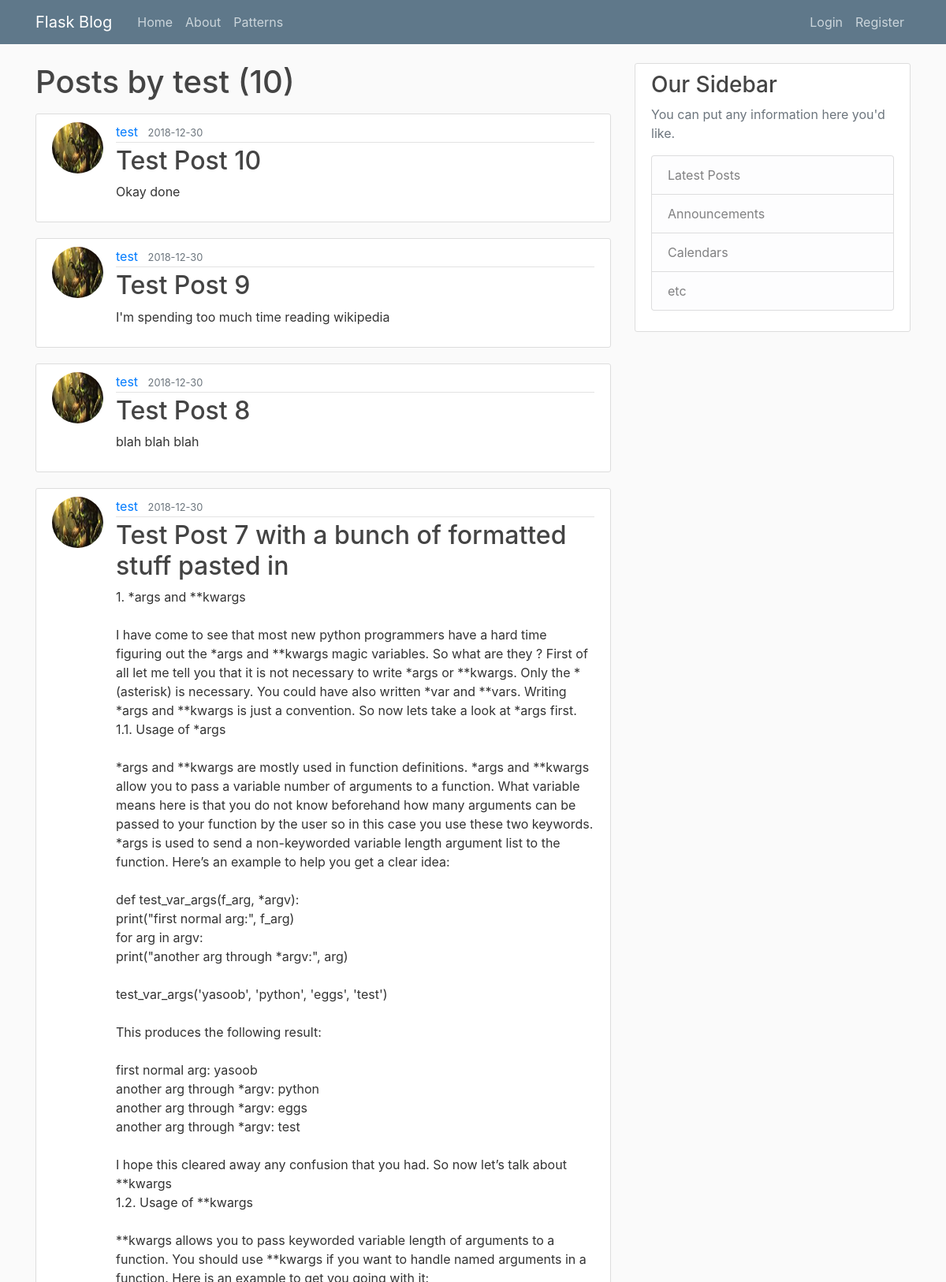
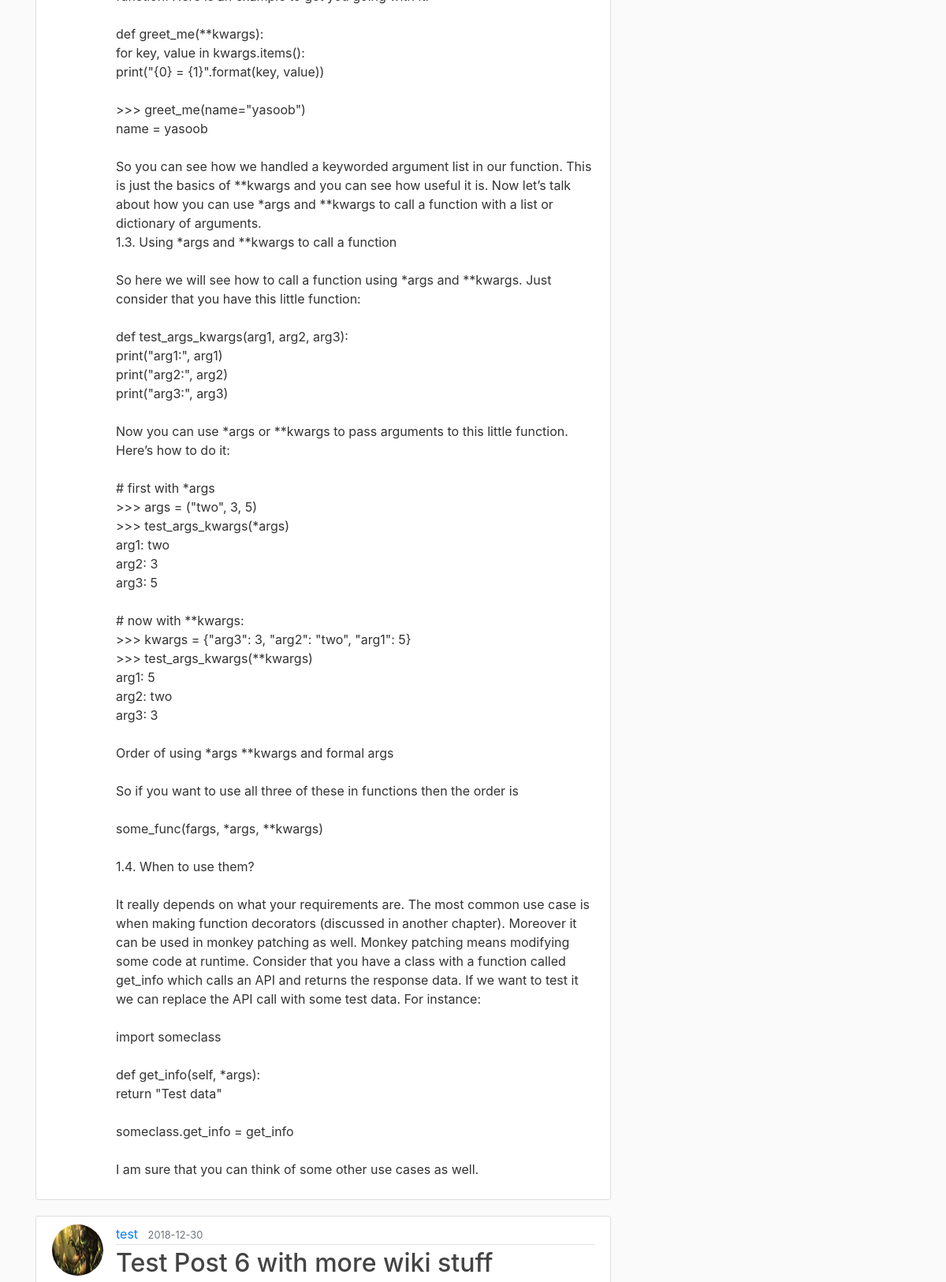
The app's page /user/test (upper part) with its own data (2 pictures, top to bottom).
### flaskblog/models.py (models this page shows, shortened)
class User(db.Model, UserMixin):
    id = db.Column(db.Integer, primary_key=True)
    username = db.Column(db.String(20), unique=True, nullable=False)
    email = db.Column(db.String(120), unique=True, nullable=False)
    image_file = db.Column(db.String(20), nullable=False, default='default.jpg')
    password = db.Column(db.String(60), nullable=False)
    posts = db.relationship('Post', backref='author', lazy=True)
    role = db.Column(db.String(20), default='user')

class Post(db.Model):
    id = db.Column(db.Integer, primary_key=True)
    title = db.Column(db.String(100), nullable=False)
    date_posted = db.Column(db.DateTime, nullable=False, default=datetime.utcnow)
    content = db.Column(db.Text, nullable=False)
    user_id = db.Column(db.Integer, db.ForeignKey('user.id'), nullable=False)

### flaskblog/users/routes.py (the view)
@users.route("/user/<string:username>")
def user_posts(username):
    page = request.args.get('page', 1, type=int)
    user = User.query.filter_by(username=username).first_or_404()
    posts = Post.query.filter_by(author=user)\
        .order_by(Post.date_posted.desc())\
        .paginate(page=page, per_page=5)  # filter by author, descending order, 5 per page
    return render_template('user_posts.html', posts=posts, user=user)

### flaskblog/templates/user_posts.html (shortened to what this page needs)
{% extends "layout.html" %}
{% block content %}
    <h1 class="mb-3">Posts by {{ user.username }} ({{ posts.total }})</h1>
    {% for post in posts.items %}
        <article class="media content-section">
          <img class="rounded-circle article-img" src="{{ url_for('static', filename='profile_pics/' + post.author.image_file) }}">
          <div class="media-body">
            <div class="article-metadata">
              <a class="mr-2" href="{{ url_for('users.user_posts', username=post.author.username) }}">{{ post.author.username }}</a>
              <small class="text-muted">{{ post.date_posted.strftime('%Y-%m-%d') }}</small>
            </div>
            <h2><a class="article-title" href="{{ url_for('posts.post', post_id=post.id) }}">{{ post.title }}</a></h2>
            <p class="article-content">{{ post.content }}</p>
          </div>
        </article>
    {% endfor %}
{% endblock content %}

### flaskblog/static/main.css (style rules this page uses)
body { background: #fafafa; color: #333333; margin-top: 5rem; }
h1, h2, h3, h4, h5, h6 { color: #444444; }
.content-section { background: #ffffff; padding: 10px 20px; border: 1px solid #dddddd; border-radius: 3px; margin-bottom: 20px; }
.article-title { color: #444444; }
.article-content { white-space: pre-line; }
.article-img { height: 65px; width: 65px; margin-right: 16px; }
.article-metadata { padding-bottom: 1px; margin-bottom: 4px; border-bottom: 1px solid #e3e3e3 }

### records on screen
User: username "test"
Post: image_file (picture), author.username "test", date_posted "2018-12-30", title "Test Post 10", content "Okay done"
Post: image_file (picture), author.username "test", date_posted "2018-12-30", title "Test Post 9", content "I'm spending too much time reading wikipedia"
Post: image_file (picture), author.username "test", date_posted "2018-12-30", title "Test Post 8", content "blah blah blah"
Post: image_file (picture), author.username "test", date_posted "2018-12-30", title "Test Post 7 with a bunch of formatted stuff pasted in", content "1. *args and **kwargs I have come to see that most new python programmers have a hard time figuring out the *args and **kwargs magic variables. So what are they ? First of all let me tell you that it is not necessary to write *args or **kwargs. Only the * (asterisk) is necessary. You could have also written *var and **vars. Writing *args and **kwargs is just a convention. So now lets take a look at *args first. 1.1. Usage of *args *args and **kwargs are mostly used in function definitions. *args and **kwargs allow you to pass a variable number of arguments to a function. What variable means here is that you do not know beforehand how many arguments can be passed to your function by the user…"
Post: image_file (picture), author.username "test", date_posted "2018-12-30", title "Test Post 6 with more wiki stuff"

### other values on screen
{{ posts.total }} "10"
